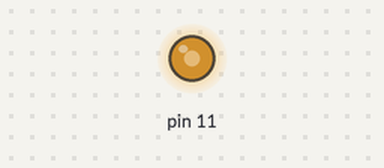
Simulated run of this sketch. Board: Arduino Uno, built with avr-gcc and run on an emulated ATmega328P. Shown: output pins drawn as LEDs (lit = HIGH).

Above: at 0.1 s.
Timing chart, 0 to 1.6 s (numbered marks = the images above):
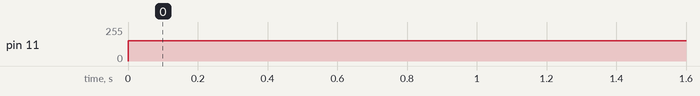

Measured:
- by itself, pin 11: 0/255 → 153/255 at 0.00 s

The sketch:

serial-demo.ino
```cpp
void setup()
{
  Serial.begin(9600);
}

void loop()
{
  analogWrite(11, 153); // 3v
}
```
